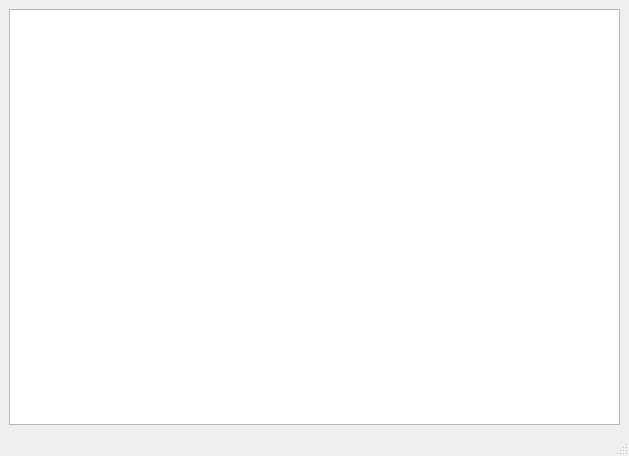
<?xml version="1.0" encoding="UTF-8"?>
<ui version="4.0">
 <class>MainWindow</class>
 <widget class="QMainWindow" name="MainWindow">
  <property name="windowModality">
   <enum>Qt::WindowModal</enum>
  </property>
  <property name="geometry">
   <rect>
    <x>0</x>
    <y>0</y>
    <width>629</width>
    <height>456</height>
   </rect>
  </property>
  <property name="windowTitle">
   <string>Tokens</string>
  </property>
  <property name="windowIcon">
   <iconset>
    <normaloff>ufms.png</normaloff>ufms.png</iconset>
  </property>
  <widget class="QWidget" name="centralwidget">
   <layout class="QGridLayout" name="gridLayout">
    <item row="0" column="0">
     <widget class="QTextEdit" name="campotexto_lexico">
      <property name="font">
       <font>
        <pointsize>14</pointsize>
        <weight>50</weight>
        <bold>false</bold>
       </font>
      </property>
      <property name="cursor" stdset="0">
       <cursorShape>ArrowCursor</cursorShape>
      </property>
      <property name="readOnly">
       <bool>true</bool>
      </property>
      <property name="html">
       <string>&lt;!DOCTYPE HTML PUBLIC &quot;-//W3C//DTD HTML 4.0//EN&quot; &quot;http://www.w3.org/TR/REC-html40/strict.dtd&quot;&gt;
&lt;html&gt;&lt;head&gt;&lt;meta name=&quot;qrichtext&quot; content=&quot;1&quot; /&gt;&lt;style type=&quot;text/css&quot;&gt;
p, li { white-space: pre-wrap; }
&lt;/style&gt;&lt;/head&gt;&lt;body style=&quot; font-family:'MS Shell Dlg 2'; font-size:14pt; font-weight:400; font-style:normal;&quot;&gt;
&lt;p style=&quot;-qt-paragraph-type:empty; margin-top:0px; margin-bottom:0px; margin-left:0px; margin-right:0px; -qt-block-indent:0; text-indent:0px; font-size:8.25pt;&quot;&gt;&lt;br /&gt;&lt;/p&gt;&lt;/body&gt;&lt;/html&gt;</string>
      </property>
     </widget>
    </item>
   </layout>
  </widget>
  <widget class="QMenuBar" name="menubar">
   <property name="geometry">
    <rect>
     <x>0</x>
     <y>0</y>
     <width>629</width>
     <height>21</height>
    </rect>
   </property>
  </widget>
  <widget class="QStatusBar" name="statusbar"/>
 </widget>
 <resources/>
 <connections/>
</ui>
